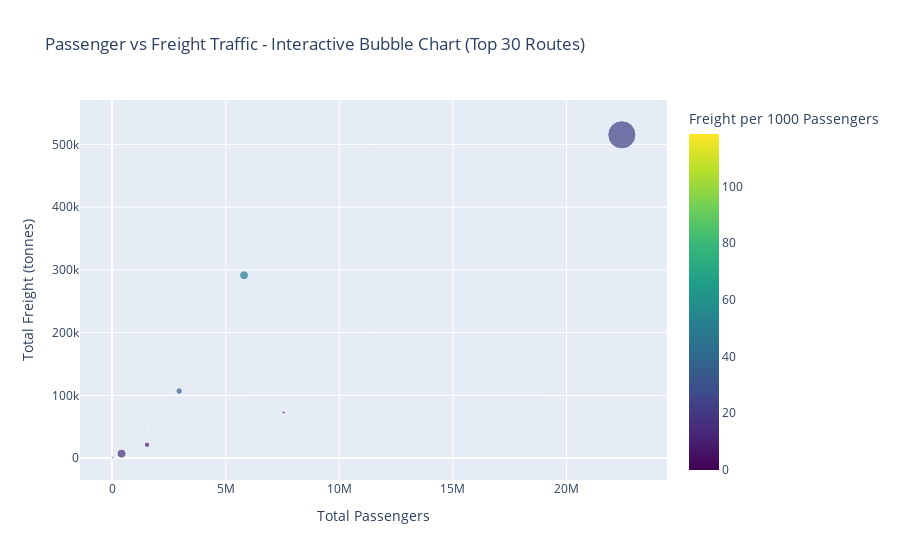

The code cell stored with this chart in its notebook:
### Code cell
# Create interactive bubble chart
fig_bubble = px.scatter(
    significant_routes.head(30),  # Top 30 routes by passenger volume
    x='Passengers_Total',
    y='Freight_Total_(tonnes)',
    size='Mail_Total_(tonnes)',
    color='Freight_per_1000_Passengers',
    hover_name='Route',
    title='Passenger vs Freight Traffic - Interactive Bubble Chart (Top 30 Routes)',
    labels={
        'Passengers_Total': 'Total Passengers',
        'Freight_Total_(tonnes)': 'Total Freight (tonnes)',
        'Freight_per_1000_Passengers': 'Freight per 1000 Passengers'
    },
    color_continuous_scale='Viridis'
)
fig_bubble.update_layout(height=600)
fig_bubble.show()

# Correlation analysis
correlation = significant_routes[['Passengers_Total', 'Freight_Total_(tonnes)', 'Mail_Total_(tonnes)']].corr()
print(f"\nCorrelation Analysis:")
print("="*40)
print(correlation)

### Figure 1 — Plotly figure (JSON) as saved in the notebook; plotly's stock layout.template omitted (floating-point values rounded to 4 significant figures)
{"data": [{"hovertemplate": "<b>%{hovertext}</b><br><br>Total Passengers=%{x}<br>Total Freight (tonnes)=%{y}<br>Mail_Total_(tonnes)=%{marker.size}<br>Freight per 1000 Passengers=%{marker.color}<extra></extra>", "hovertext": ["Adelaide - Auckland", "Adelaide - Bangkok", "Adelaide - Denpasar", "Adelaide - Doha", "Adelaide - Dubai", "Adelaide - Frankfurt", "Adelaide - Guangzhou", "Adelaide - Ho Chi Minh City", "Adelaide - Hong Kong", "Adelaide - Honolulu", "Adelaide - Jakarta", "Adelaide - Kuala Lumpur", "Adelaide - London", "Adelaide - Los Angeles", "Adelaide - Manchester", "Adelaide - Nadi", "Adelaide - New Delhi", "Adelaide - Rome", "Adelaide - Singapore", "Adelaide - Tokyo", "Brisbane - Abu Dhabi", "Brisbane - Apia", "Brisbane - Auckland", "Brisbane - Bandar Seri Begawan", "Brisbane - Bangkok", "Brisbane - Beijing", "Brisbane - Bombay", "Brisbane - Christchurch", "Brisbane - Dallas", "Brisbane - Denpasar"], "legendgroup": "", "marker": {"color": [13.77, 7.213, 3.214, 46.48, 31.21, 14.12, 27.59, 0.0002623, 43.82, 1.319, 68.57, 30.34, 16.6, 39.91, 1.58, 0.4006, 0.0431, 17.17, 50.16, 118.5, 22.52, 0.3021, 22.97, 31.31, 36.16, 22.35, 31.9, 9.612, 5.776, 4.843], "coloraxis": "coloraxis", "size": [949.1, 19.29, 0.068, 7.583, 96.87, 135.8, 0, 0, 52.9, 0.217, 0.305, 39.91, 2542.0, 259.2, 7.248, 0, 0, 9.996, 2503.0, 74.74, 9.026, 16.84, 24990.0, 8.657, 1307.0, 0.449, 168.7, 285.6, 0, 8.491], "sizemode": "area", "sizeref": 62.48, "symbol": "circle"}, "mode": "markers", "name": "", "orientation": "v", "showlegend": false, "type": "scatter", "x": [1539113, 83173, 2145631, 974464, 1413603, 66705, 259812, 26688, 1471101, 17662, 12224, 2851380, 418489, 24856, 12661, 109954, 14199, 15684, 5809944, 27458, 1288857, 293761, 22435271, 830024, 2952786, 84628, 41529, 7552594, 213741, 4600020], "xaxis": "x", "y": [21190.0, 599.9, 6896.0, 45300.0, 44120.0, 941.5, 7169.0, 0.007, 64460.0, 23.3, 838.2, 86510.0, 6947.0, 991.9, 20.01, 44.05, 0.612, 269.3, 291400.0, 3253.0, 29020.0, 88.75, 515400.0, 25990.0, 106800.0, 1891.0, 1325.0, 72600.0, 1235.0, 22280.0], "yaxis": "y"}], "layout": {"autosize": true, "coloraxis": {"colorbar": {"title": {"text": "Freight per 1000 Passengers"}}, "colorscale": [[0, "#440154"], [0.1111, "#482878"], [0.2222, "#3e4989"], [0.3333, "#31688e"], [0.4444, "#26828e"], [0.5556, "#1f9e89"], [0.6667, "#35b779"], [0.7778, "#6ece58"], [0.8889, "#b5de2b"], [1, "#fde725"]]}, "legend": {"itemsizing": "constant", "tracegroupgap": 0}, "title": {"text": "Passenger vs Freight Traffic - Interactive Bubble Chart (Top 30 Routes)"}, "xaxis": {"anchor": "y", "autorange": true, "domain": [0, 1], "range": [-1368000.0, 24240000.0], "title": {"text": "Total Passengers"}, "type": "linear"}, "yaxis": {"anchor": "x", "autorange": true, "domain": [0, 1], "range": [-34440.0, 568300.0], "title": {"text": "Total Freight (tonnes)"}, "type": "linear"}}}
